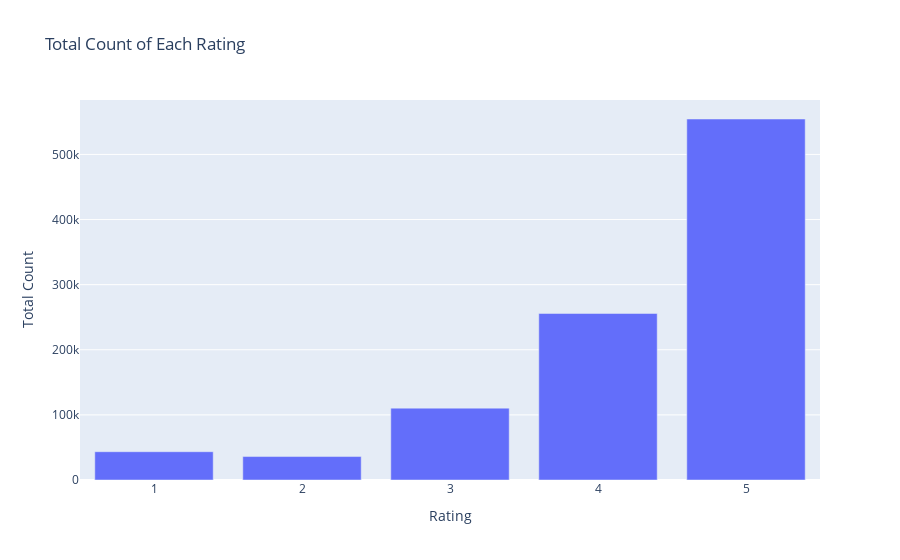

Notebook code for this chart:
### Code cell
# Plot total count
fig1 = px.bar(summary_data_frame, x='Rating', y='Count', title='Total Count of Each Rating')
fig1.update_layout(xaxis_title="Rating", yaxis_title="Total Count", uniformtext_mode='hide')
fig1.show()

### Figure 1 — Plotly figure (JSON) as saved in the notebook; plotly's stock layout.template omitted (floating-point values rounded to 4 significant figures)
{"data": [{"alignmentgroup": "True", "hovertemplate": "Rating=%{x}<br>Count=%{y}<extra></extra>", "legendgroup": "", "marker": {"color": "#636efa", "pattern": {"shape": ""}}, "name": "", "offsetgroup": "", "orientation": "v", "showlegend": false, "textposition": "auto", "type": "bar", "x": [1, 2, 3, 4, 5], "xaxis": "x", "y": [43450, 36015, 110375, 255741, 554419], "yaxis": "y"}], "layout": {"barmode": "relative", "legend": {"tracegroupgap": 0}, "title": {"text": "Total Count of Each Rating"}, "uniformtext": {"mode": "hide"}, "xaxis": {"anchor": "y", "domain": [0, 1], "title": {"text": "Rating"}}, "yaxis": {"anchor": "x", "domain": [0, 1], "title": {"text": "Total Count"}}}}
